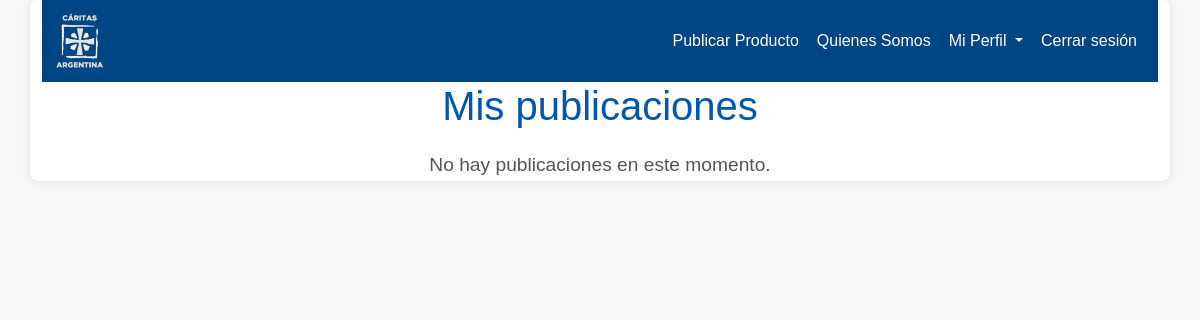
/mis_publicaciones (signed in), run on an earlier commit of the app's database.
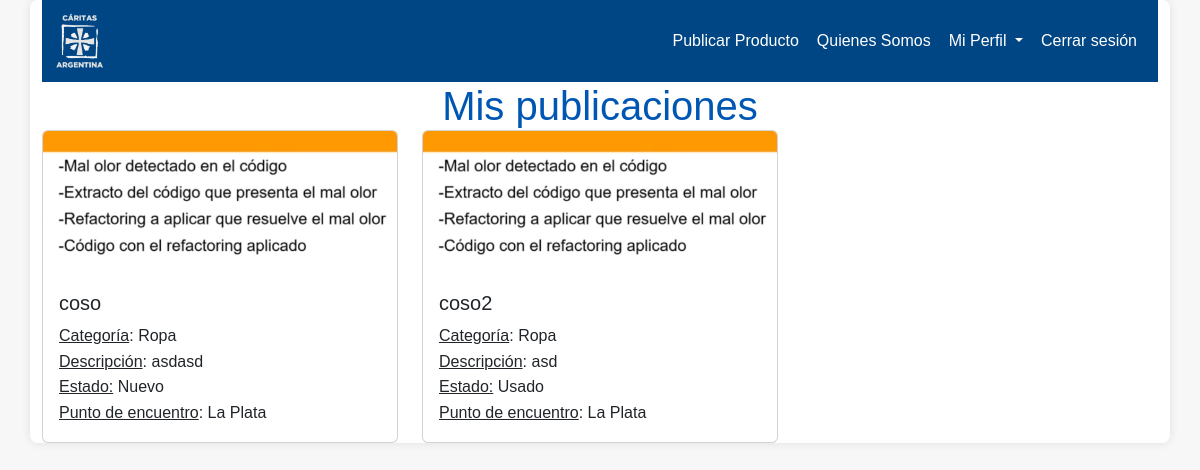
And on a later commit of the database.
### intercambios_caritas/models.py (models this page shows, shortened)
class Publicacion(models.Model):
    nombre = models.CharField(max_length=50, blank=False, null=False)
    categoria = models.CharField(max_length=50, blank=False, null=False)
    descripcion = models.CharField(max_length=280, blank=True,null=True)
    imagen = models.ImageField()
    estado = models.CharField(max_length=50, blank=True, null=True)
    punto_encuentro = models.CharField(max_length=50, blank=True, null=True)
    usuario_dni = models.CharField(max_length=150,default="")
    usuario_nombre = models.CharField(max_length=150,default="")

### intercambios_caritas/views.py (the view)
# urls.py: path('mis_publicaciones', views.mis_publicaciones, name="mis_publicaciones"),
def mis_publicaciones(request):
    usuario_actual = request.user.username
    publicaciones = Publicacion.objects.filter(usuario_dni=usuario_actual)
    return render(request, 'publicacion/mis_publicaciones.html', {'publicaciones': publicaciones})

### templates/publicacion/mis_publicaciones.html (shortened to what this page needs)
{% extends 'layouts/base.html' %}
{% block content %}
{% include 'layouts/navbar.html' %}
<h1 class="d-flex justify-content-center align-items-center"> Mis publicaciones</h1>
    <div class="row">
        {% if publicaciones %}
            {% for publicacion in publicaciones %}
            <div class="col-md-4">
                <div class="card">
                    <img src="{{ publicacion.imagen.url }}" class="card-img-top" alt="Imagen de la publicación">
                    <div class="card-body">
                        <h5 class="card-title">{{ publicacion.nombre }}</h5>
                        <p class="card-text"><u>Categoría</u>: {{ publicacion.categoria }}</p>
                        <p class="card-text"><u>Descripción</u>: {{ publicacion.descripcion }}</p>
                        <p class="card-text"><u>Estado:</u> {{ publicacion.estado }}</p>
                        <p class="card-text"><u>Punto de encuentro</u>: {{ publicacion.punto_encuentro }}</p>
                    </div>
                </div>
            </div>
            {% endfor %}
        {% else %}
        <div class="container text-center">
            <p style="font-size: 1.2rem; color: #555; text-align: center; margin-top: 20px;">No hay publicaciones en este momento.</p>
        </div>
        {% endif %}
</div>
{% endblock %}

What changed in the data, as far as the page shows it:
added Publicacion: imagen (picture), nombre "coso", categoria "Ropa", descripcion "asdasd", estado "Nuevo", punto_encuentro "La Plata"
added Publicacion: imagen (picture), nombre "coso2", categoria "Ropa", descripcion "asd", estado "Usado", punto_encuentro "La Plata"
Also different on the page:
text no longer shown: "No hay publicaciones en este momento."
